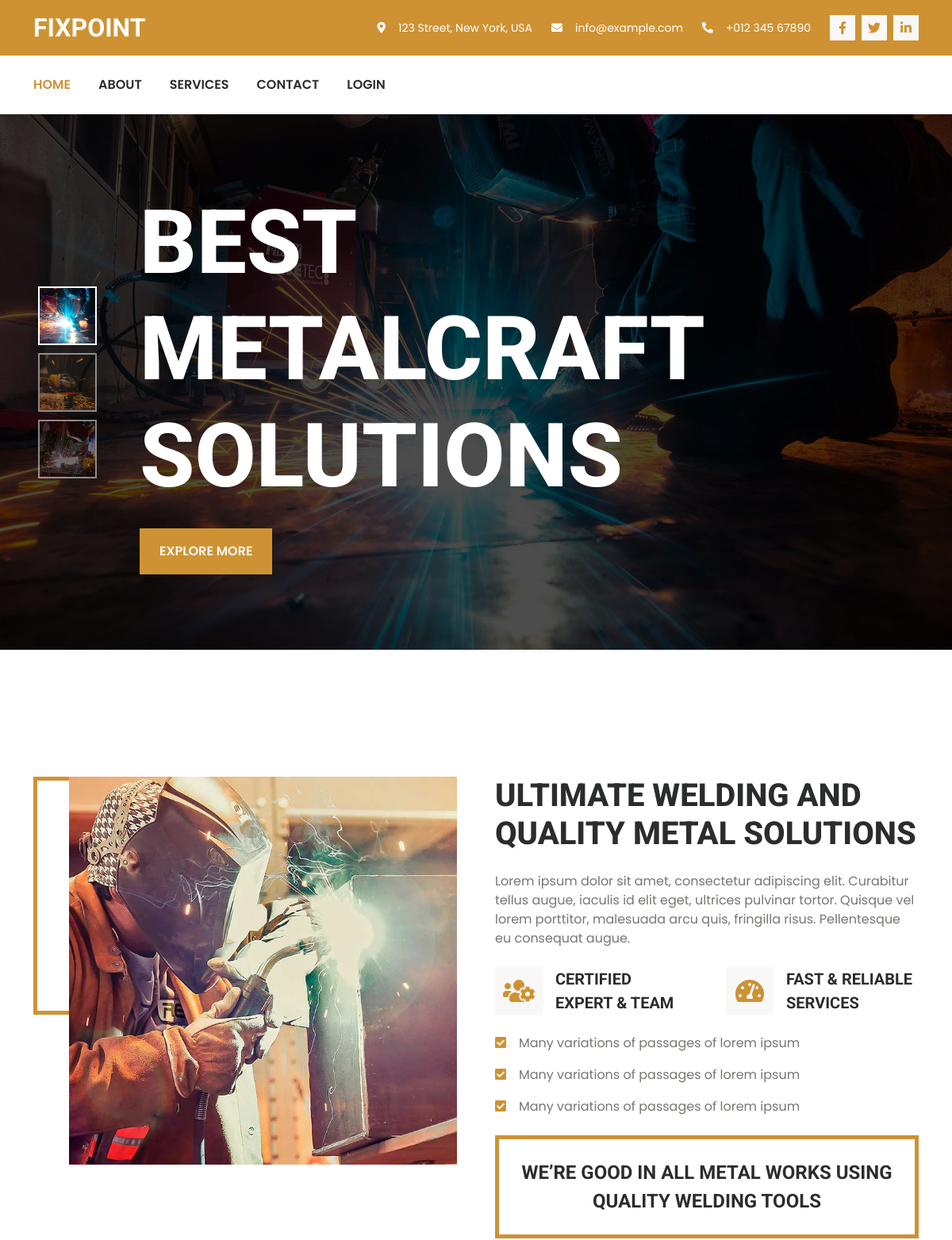
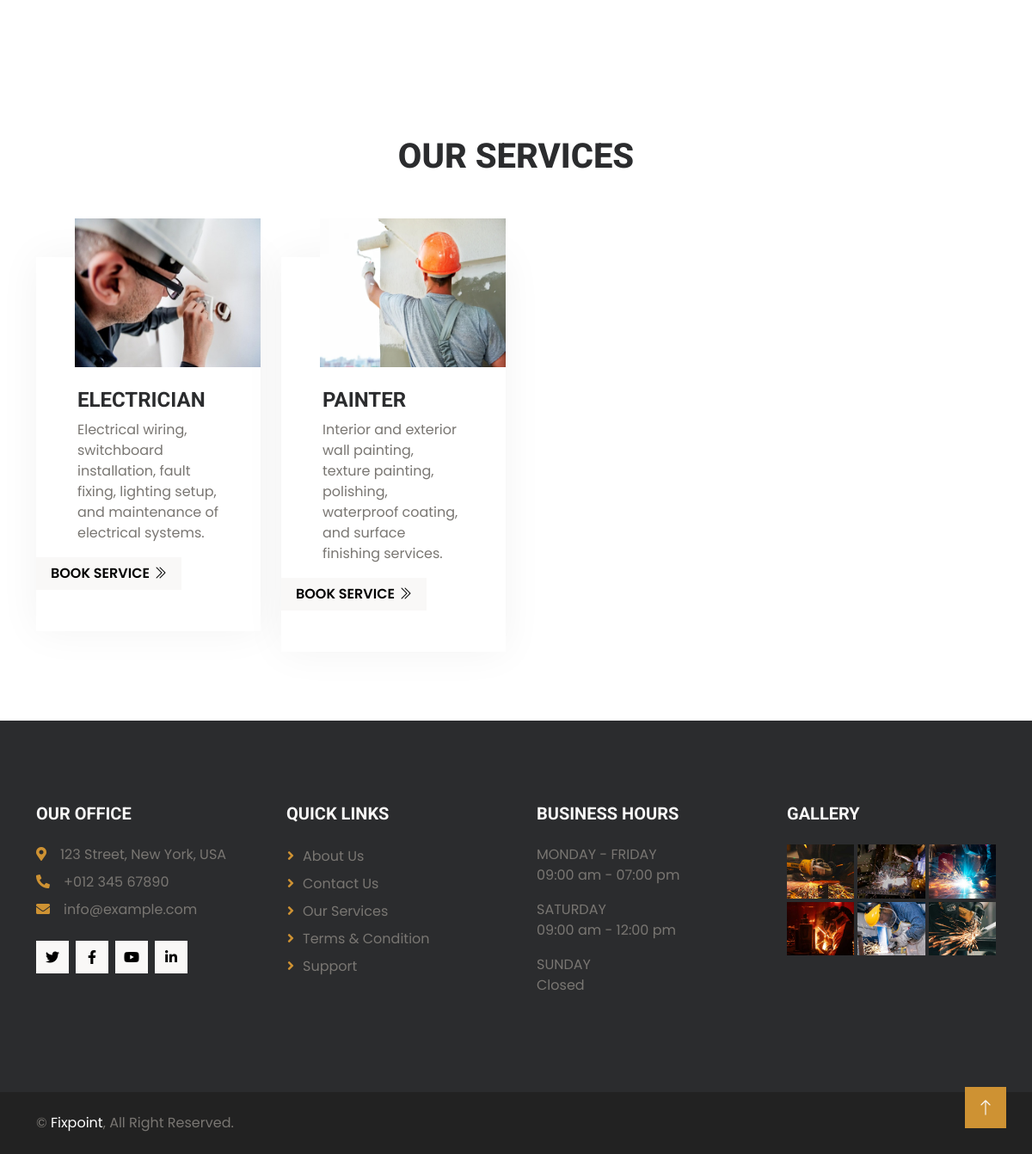
/FixPoint/, run on the app's committed database (2 pictures, top to bottom).
### AdminApp/models.py (models this page shows)
class ServiceCategoryDb(models.Model):
    category_name = models.CharField(max_length=150)
    category_description = models.TextField(blank=True)
    is_active = models.BooleanField(default=True,blank=True)
    category_image = models.ImageField(upload_to="category_image")

### UserApp/views.py (the view)
# urls.py: 2. Add a URL to urlpatterns:  path('', views.home, name='home')
def home(request):
    categories = ServiceCategoryDb.objects.all()
    return render(request,"index.html",{"categories":categories})

### UserApp/templates/index.html (shortened to what this page needs)
{% extends 'user-app-base.html' %}
{% load static %}
{% block content %}
<div class="container-fluid p-0 mb-6 wow fadeIn" data-wow-delay="0.1s">
    <div id="header-carousel" class="carousel slide" data-bs-ride="carousel">
        <div class="carousel-indicators">
            <button type="button" data-bs-target="#header-carousel" data-bs-slide-to="0" class="active"
                aria-current="true" aria-label="Slide 1">
                <img class="img-fluid" src="{% static 'user_app_assets/img/carousel-1.jpg' %}" alt="Image">
            </button>
            <button type="button" data-bs-target="#header-carousel" data-bs-slide-to="1" aria-label="Slide 2">
                <img class="img-fluid" src="{% static 'user_app_assets/img/carousel-2.jpg' %}" alt="Image">
            </button>
            <button type="button" data-bs-target="#header-carousel" data-bs-slide-to="2" aria-label="Slide 3">
                <img class="img-fluid" src="{% static 'user_app_assets/img/carousel-3.jpg' %}" alt="Image">
            </button>
        </div>
        <div class="carousel-inner">
            <div class="carousel-item active">
                <img class="w-100" src="{% static 'user_app_assets/img/carousel-1.jpg' %}" alt="Image">
                <div class="carousel-caption">
                    <h1 class="display-1 text-uppercase text-white mb-4 animated zoomIn">Best Metalcraft Solutions
                    </h1>
                    <a href="#" class="btn btn-primary py-3 px-4">Explore More</a>
                </div>
            </div>
        </div>
    </div>
</div>
<div class="container-fluid pt-6 pb-6">
    <div class="container">
        <div class="row g-5">
            <div class="col-lg-6 wow fadeIn" data-wow-delay="0.1s">
                <div class="about-img">
                    <img class="img-fluid w-100" src="{% static 'user_app_assets/img/about.jpg' %}">
                </div>
            </div>
            <div class="col-lg-6 wow fadeIn" data-wow-delay="0.5s">
                <h1 class="display-6 text-uppercase mb-4">Ultimate Welding and Quality Metal Solutions</h1>
                <p class="mb-4">Lorem ipsum dolor sit amet, consectetur adipiscing elit. Curabitur tellus augue,
                    iaculis id elit eget, ultrices pulvinar tortor. Quisque vel lorem porttitor, malesuada arcu
                    quis, fringilla risus. Pellentesque eu consequat augue.</p>
                <div class="row g-5 mb-4">
                    <div class="col-sm-6">
                        <div class="d-flex align-items-center">
                            <div class="flex-shrink-0 btn-xl-square bg-light me-3">
                                <i class="fa fa-users-cog fa-2x text-primary"></i>
                            </div>
                            <h5 class="lh-base text-uppercase mb-0">Certified Expert & Team</h5>
                        </div>
                    </div>
                    <div class="col-sm-6">
                        <div class="d-flex align-items-center">
                            <div class="flex-shrink-0 btn-xl-square bg-light me-3">
                                <i class="fa fa-tachometer-alt fa-2x text-primary"></i>
                            </div>
                            <h5 class="lh-base text-uppercase mb-0">Fast & Reliable Services</h5>
                        </div>
                    </div>
                </div>
                <p><i class="fa fa-check-square text-primary me-3"></i>Many variations of passages of lorem ipsum
                </p>
                <p><i class="fa fa-check-square text-primary me-3"></i>Many variations of passages of lorem ipsum
                </p>
                <p><i class="fa fa-check-square text-primary me-3"></i>Many variations of passages of lorem ipsum
                </p>
                <div class="border border-5 border-primary p-4 text-center mt-4">
                    <h4 class="lh-base text-uppercase mb-0">We’re Good in All Metal Works Using Quality Welding Tools
                    </h4>
                </div>
            </div>
        </div>
    </div>
</div>
<div class="container-fluid service pt-6 pb-6">
    <div class="container">
        <div class="text-center mx-auto wow fadeInUp" data-wow-delay="0.1s" style="max-width: 600px;">
            <h1 class="display-6 text-uppercase mb-5">Our Services</h1>
        </div>
        <div class="row g-4">
            {% for category in categories %}
            <div class="col-lg-3 col-md-6 wow fadeInUp" data-wow-delay="0.1s">
                <div class="service-item">
                    <div class="service-inner pb-5">
                        <img class="img-fluid w-100" src="{{ category.category_image.url }}" alt="">
                        <div class="service-text px-5 pt-4">
                            <h4 class="text-uppercase">{{ category.category_name }}</h4>
                            <div style="min-height: 150px; overflow: hidden;">
                                <p>{{ category.category_description }}
                                </p>
                            </div>
                        </div>
                        <a class="btn btn-light px-3" href="">Book Service<i
                                class="bi bi-chevron-double-right ms-1"></i></a>
                    </div>
                </div>
            </div>
            {% endfor %}
        </div>
    </div>
</div>
{% endblock %}

### UserApp/static/user_app_assets/css/style.css (style rules this page uses)
.mb-6 { margin-bottom: 5rem; }
.pt-6 { padding-top: 5rem; }
.pb-6 { padding-bottom: 5rem; }
.btn { transition: .5s; font-weight: 600; text-transform: uppercase; }
.btn-primary, .btn-outline-primary:hover { color: var(--bs-light); }
.btn-xl-square { width: 60px; height: 60px; }
.btn-square, .btn-sm-square, .btn-lg-square, .btn-xl-square, .btn-xxl-square { padding: 0; display: flex; align-items: center; justify-content: center; font-weight: normal; }
.carousel .carousel-caption { top: 0; left: 0; right: 0; bottom: 0; display: flex; flex-direction: column; align-items: start; justify-content: center; text-align: left; background: rgba(0, 0, 0, .7); padding: 3rem; padding-left: 11rem; z-index: 1; }
.carousel .carousel-indicators { top: 0; bottom: 0; left: 0; right: auto; width: 80px; flex-direction: column; margin: 0; margin-left: 3rem; }
.carousel .carousel-indicators [data-bs-target] { width: 70px; height: 70px; text-indent: 0; margin: 5px 0; border: 2px solid #FFFFFF; overflow: hidden; }
.carousel .carousel-indicators [data-bs-target] img { width: 100%; height: 100%; object-fit: cover; }
@media (min-width: 1200px) { .carousel .carousel-item .display-1 { font-size: 7rem; } }
.about-img { position: relative; padding-left: 45px; }
.about-img::before { position: absolute; content: ""; width: 200px; height: 300px; top: 0; left: 0; border: 5px solid var(--bs-primary); animation: animateUpDown 3s ease-in-out infinite; z-index: -1; }
.service .service-item { position: relative; margin-top: 45px; }
.service .service-inner { position: relative; height: 100%; margin-top: 45px; background: var(--bs-white); box-shadow: 0 0 45px rgba(0, 0, 0, .05); }
.service .service-inner::before { position: absolute; content: ""; width: 100%; height: 0; left: 0; bottom: 0; transition: 1s; background: var(--bs-primary); }
.service .service-item img { margin-top: -45px; padding-left: 45px; }
.service .service-item * { position: relative; transition: .5s; z-index: 1; }

### data on the page
ServiceCategoryDb: category_image (picture), category_name "ELECTRICIAN", category_description "Electrical wiring, switchboard installation, fault fixing, lighting setup, and maintenance of electrical systems."
ServiceCategoryDb: category_image (picture), category_name "PAINTER", category_description "Interior and exterior wall painting, texture painting, polishing, waterproof coating, and surface finishing services."
